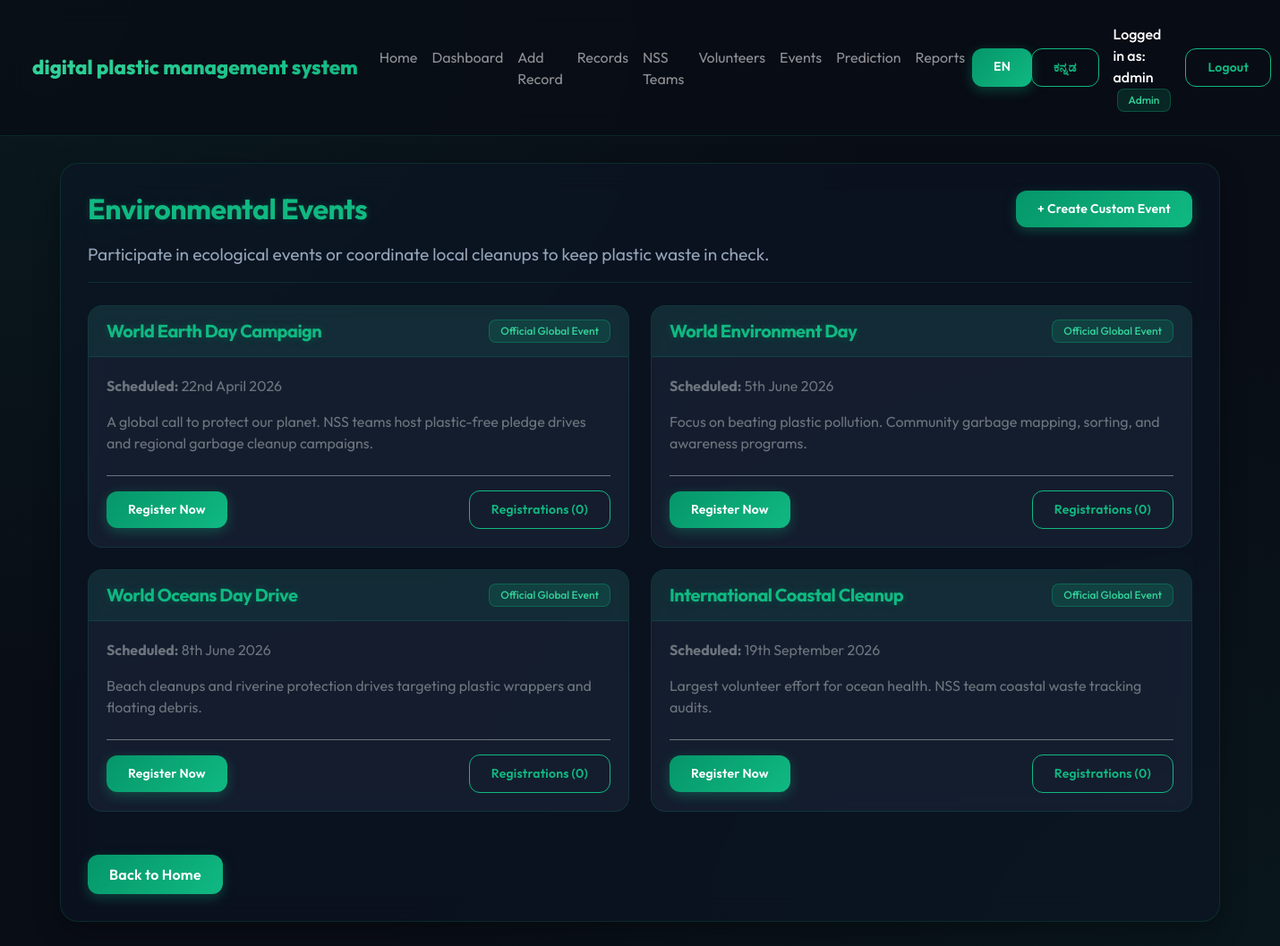
The page /events (signed in) on the database its author committed.
### app/models.py (models this page shows, shortened)
class User(UserMixin, db.Model):
    __tablename__ = 'users'
    id = db.Column(db.Integer, primary_key=True)
    username = db.Column(db.String(100), nullable=False, unique=True)
    password = db.Column(db.String(200), nullable=False)
    role = db.Column(db.String(20), default='user')  # roles: 'admin', 'user'
    is_superuser = db.Column(db.Boolean, default=False)
    def is_admin(self):
        return self.role == 'admin' or self.is_superuser

class Event(db.Model):
    __tablename__ = 'events'
    id = db.Column(db.Integer, primary_key=True)
    name = db.Column(db.String(200), nullable=False)
    event_date = db.Column(db.String(50), nullable=False)
    description = db.Column(db.Text)
    is_fixed = db.Column(db.Boolean, default=False)
    registrations = db.relationship('EventRegistration', backref='event', lazy=True, cascade="all, delete-orphan")

### app/routes/events.py (the view)
@events_bp.route('/events')
@login_required
def events():
    all_events = Event.query.all()
    return render_template('events.html', events=all_events)

### app/i18n.py (called while the page is built)
def get_locale():
    return session.get("lang", "en")

def translate(key, **kwargs):
    language = get_locale()
    template = TRANSLATIONS.get(language, {}).get(key)
    if template is None:
        template = TRANSLATIONS["en"].get(key, key)
    return template.format(**kwargs) if kwargs else template

def localize_text(text):
    if text is None:
        return ""
    language = get_locale()
    return DYNAMIC_LABELS.get(language, {}).get(text, text)

def get_dynamic_labels():
    return DYNAMIC_LABELS.get(get_locale(), {})

### app/templates/events.html (shortened to what this page needs)
{% extends 'base.html' %}
{% block content %}
<div class="glass-container">
    <div class="d-flex justify-content-between align-items-center mb-3">
        <h2 class="text-success mb-0">{{ t('environmental_events') }}</h2>
        <button class="btn btn-success btn-sm" onclick="document.getElementById('addEventForm').style.display='block'">+ {{ t('create_custom_event') }}</button>
    </div>
    <p class="tagline">{{ t('events_tagline') }}</p>
    <hr>
    <div class="row g-4">
        {% for event in events %}
        <div class="col-md-6">
            <div class="card h-100">
                <div class="card-header d-flex justify-content-between align-items-center">
                    <h5 class="mb-0 text-success">{{ localize(event.name) }}</h5>
                    {% if event.is_fixed %}
                    <span class="badge bg-success">{{ t('official_global_event') }}</span>
                    {% else %}
                    <span class="badge bg-secondary">{{ t('custom_event') }}</span>
                    {% endif %}
                </div>
                <div class="card-body d-flex flex-column justify-content-between">
                    <div>
                        <p class="text-secondary mb-3"><strong>{{ t('scheduled') }}:</strong> {{ event.event_date }}</p>
                        <p class="card-text text-secondary">{{ localize(event.description) }}</p>
                    </div>
                    <div class="mt-4 pt-3 border-top border-secondary d-flex justify-content-between align-items-center">
                        <a href="{{ url_for('events.register_event', event_id=event.id) }}" class="btn btn-success btn-sm">{{ t('register_now') }}</a>
                        {% if current_user.is_admin() %}
                        <div class="d-flex gap-1">
                            <a href="{{ url_for('events.view_registrations', event_id=event.id) }}" class="btn btn-outline-success btn-sm py-1 px-2">{{ t('registrations') }} ({{ event.registrations|length }})</a>
                        </div>
                        {% endif %}
                    </div>
                </div>
            </div>
        </div>
        {% else %}
        <div class="col-12">
            <div class="alert alert-warning bg-transparent border-warning text-warning text-center">{{ t('no_events') }}</div>
        </div>
        {% endfor %}
    </div>
    <div class="mt-5">
        <a href="/" class="btn btn-success">{{ t('back_to_home') }}</a>
    </div>
</div>
{% endblock %}

### app/templates/base.html (shortened to what this page needs)
<!DOCTYPE html>
<html lang="{{ current_language }}">
<head>
    <link rel="stylesheet" href="https://cdn.jsdelivr.net/npm/bootstrap@5.3.0/dist/css/bootstrap.min.css">
    <link rel="stylesheet" href="{{ url_for('static', filename='css/style.css') }}">
</head>
<body class="{% block body_class %}{% endblock %}">
    <nav class="navbar navbar-expand-lg navbar-dark no-print">
        <div class="container-fluid">
            <a class="navbar-brand" href="{{ url_for('data.index') }}">
                <span>{{ t('brand_name') }}</span>
            </a>
            <div class="collapse navbar-collapse" id="navbarContent">
                {% if current_user.is_authenticated %}
                <ul class="navbar-nav me-auto mb-2 mb-lg-0">
                    <li class="nav-item"><a class="nav-link" href="{{ url_for('data.index') }}">{{ t('home') }}</a></li>
                    <li class="nav-item"><a class="nav-link" href="{{ url_for('analysis.dashboard') }}">{{ t('dashboard') }}</a></li>
                    <li class="nav-item"><a class="nav-link" href="{{ url_for('data.entry') }}">{{ t('add_record') }}</a></li>
                    <li class="nav-item"><a class="nav-link" href="{{ url_for('data.records') }}">{{ t('records') }}</a></li>
                    <li class="nav-item"><a class="nav-link" href="{{ url_for('nss.nss_teams') }}">{{ t('nss_teams') }}</a></li>
                    <li class="nav-item"><a class="nav-link" href="{{ url_for('nss.volunteers') }}">{{ t('volunteers') }}</a></li>
                    <li class="nav-item"><a class="nav-link" href="{{ url_for('events.events') }}">{{ t('events') }}</a></li>
                    <li class="nav-item"><a class="nav-link" href="{{ url_for('predict.prediction') }}">{{ t('prediction') }}</a></li>
                    {% if current_user.is_admin() %}
                    <li class="nav-item"><a class="nav-link" href="{{ url_for('report.report') }}">{{ t('reports') }}</a></li>
                    {% endif %}
                </ul>
                <div class="d-flex align-items-center">
                    <div class="btn-group btn-group-sm me-3" role="group" aria-label="{{ t('language') }}">
                        <a href="{{ url_for('set_language', lang='en') }}" class="btn {% if current_language == 'en' %}btn-success{% else %}btn-outline-success{% endif %}">EN</a>
                        <a href="{{ url_for('set_language', lang='kn') }}" class="btn {% if current_language == 'kn' %}btn-success{% else %}btn-outline-success{% endif %}">ಕನ್ನಡ</a>
                    </div>
                    <span class="navbar-text text-white me-3">
                        {{ t('logged_in_as') }}: {{ current_user.username }}
                        <span class="badge bg-success ms-1 text-capitalize">{{ t('admin' if current_user.is_admin() else 'user') }}</span>
                    </span>
                    <a href="{{ url_for('auth.logout') }}" class="btn btn-outline-success btn-sm">{{ t('logout') }}</a>
                </div>
                {% endif %}
            </div>
        </div>
    </nav>
    <div class="container mt-4">
        {% block content %}{% endblock %}
    </div>
</body>
</html>

### app/static/css/style.css (style rules this page uses)
:root { --bg-dark: #090d16; --bg-glass: rgba(15, 23, 42, 0.45); --border-glass: rgba(16, 185, 129, 0.15); --border-glass-hover: rgba(16, 185, 129, 0.35); --accent-emerald: #10b981; --accent-glow: #34d399; --accent-dark: #065f46; --text-primary: #f8fafc; --text-secondary: #94a3b8; --text-muted: #64748b; --bg-card: rgba(30, 41, 59, 0.5); --bg-input: rgba(15, 23, 42, 0.6); }
* { box-sizing: border-box; margin: 0; padding: 0; }
body { background-color: var(--bg-dark); background-image: radial-gradient(at 0% 0%, rgba(16, 185, 129, 0.08) 0px, transparent 50%), radial-gradient(at 100% 100%, rgba(6, 95, 70, 0.12) 0px, transparent 50%); color: var(--text-primary); font-family: 'Outfit', sans-serif; min-height: 100vh; padding-bottom: 50px; }
.glass-container { background: var(--bg-glass); backdrop-filter: blur(16px); -webkit-backdrop-filter: blur(16px); border: 1px solid var(--border-glass); border-radius: 20px; box-shadow: 0 10px 30px 0 rgba(0, 0, 0, 0.3); padding: 30px; margin-bottom: 30px; transition: border-color 0.3s ease; }
h1, h2, h3, h4, h5, h6 { color: var(--text-primary); font-weight: 700; letter-spacing: -0.5px; }
.text-success { color: var(--accent-emerald) !important; text-shadow: 0 0 10px rgba(16, 185, 129, 0.25); }
hr { border-color: var(--border-glass); opacity: 1; margin-top: 15px; margin-bottom: 25px; }
.tagline, .prediction-tagline { font-size: 1.2rem !important; font-weight: 400 !important; color: var(--text-secondary) !important; margin-top: 10px; }
.navbar { background: rgba(9, 13, 22, 0.8) !important; backdrop-filter: blur(12px); -webkit-backdrop-filter: blur(12px); border-bottom: 1px solid var(--border-glass); padding: 18px 24px; margin-bottom: 30px; }
.navbar-brand { font-size: 1.4rem; font-weight: 800; background: linear-gradient(135deg, #34d399, #10b981); -webkit-background-clip: text; -webkit-text-fill-color: transparent; display: flex; align-items: center; gap: 8px; }
.navbar-text { font-weight: 500; }
.card { background: var(--bg-card) !important; backdrop-filter: blur(10px); border: 1px solid var(--border-glass) !important; border-radius: 16px !important; color: var(--text-primary) !important; transition: all 0.3s cubic-bezier(0.4, 0, 0.2, 1) !important; overflow: hidden; }
.card-header { background: rgba(16, 185, 129, 0.1) !important; border-bottom: 1px solid var(--border-glass) !important; font-weight: 600; padding: 15px 20px !important; }
.card-body { padding: 20px !important; }
.btn { border-radius: 12px !important; padding: 10px 24px !important; font-weight: 600 !important; letter-spacing: 0.2px; transition: all 0.3s cubic-bezier(0.4, 0, 0.2, 1) !important; }
.btn-success { background: linear-gradient(135deg, #059669, #10b981) !important; border: none !important; box-shadow: 0 4px 14px rgba(16, 185, 129, 0.3); }
.btn-outline-success { border: 1.5px solid var(--accent-emerald) !important; background: transparent !important; color: var(--accent-emerald) !important; }
.badge { padding: 6px 12px !important; border-radius: 8px !important; font-weight: 500 !important; }
.bg-success { background-color: rgba(16, 185, 129, 0.15) !important; border: 1px solid rgba(16, 185, 129, 0.3) !important; color: var(--accent-glow) !important; }

### rows shown on the page
User: username "admin", role "Admin"
Event: name "World Earth Day Campaign", t "Official Global Event", t "Scheduled", event_date "22nd April 2026", description "A global call to protect our planet. NSS teams host plastic-free pledge drives and regional garbage cleanup campaigns.", t "Register Now", t "Registrations", registrations|length "0"
Event: name "World Environment Day", t "Official Global Event", t "Scheduled", event_date "5th June 2026", description "Focus on beating plastic pollution. Community garbage mapping, sorting, and awareness programs.", t "Register Now", t "Registrations", registrations|length "0"
Event: name "World Oceans Day Drive", t "Official Global Event", t "Scheduled", event_date "8th June 2026", description "Beach cleanups and riverine protection drives targeting plastic wrappers and floating debris.", t "Register Now", t "Registrations", registrations|length "0"
Event: name "International Coastal Cleanup", t "Official Global Event", t "Scheduled", event_date "19th September 2026", description "Largest volunteer effort for ocean health. NSS team coastal waste tracking audits.", t "Register Now", t "Registrations", registrations|length "0"

### other values the page prints
{{ t('brand_name') }} "digital plastic management system"
{{ t('home') }} "Home"
{{ t('dashboard') }} "Dashboard"
{{ t('add_record') }} "Add Record"
{{ t('records') }} "Records"
{{ t('nss_teams') }} "NSS Teams"
{{ t('volunteers') }} "Volunteers"
{{ t('events') }} "Events"
{{ t('prediction') }} "Prediction"
{{ t('reports') }} "Reports"
{{ t('logged_in_as') }} "Logged in as"
{{ t('logout') }} "Logout"
{{ t('environmental_events') }} "Environmental Events"
{{ t('create_custom_event') }} "Create Custom Event"
{{ t('events_tagline') }} "Participate in ecological events or coordinate local cleanups to keep plastic waste in check."
